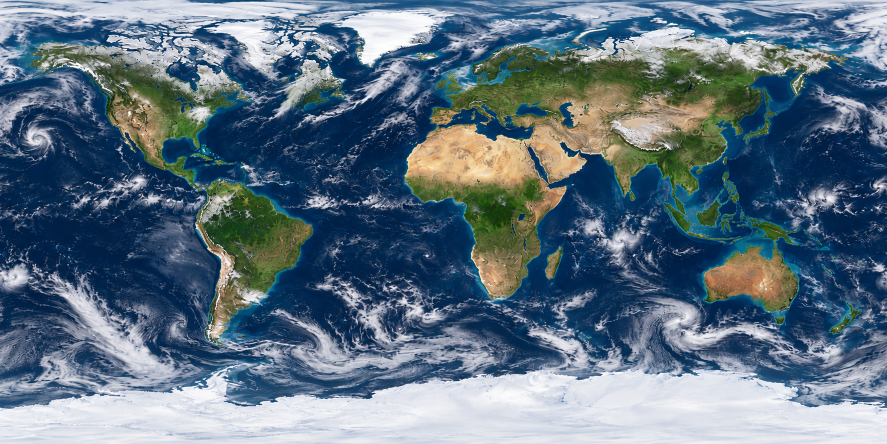
#> input picture design/world/globe-texture-realistic-seamless-source.png, 1774 x 887 px (shown at 1/2 size)
$ python prepare-globe-texture-variants.py
#> lines starting #> are read from the running program, lines starting #| are printed output that depends on the picture
### scripts/world_textures.py
# -*- coding: utf-8 -*-
"""世界贴图的共享配方。

`design/world/globe-texture-realistic-seamless-source.png` 是本项目自产的等距矩形
颜色源图，所有颜色档位与材质图都由它派生。

产物分两层：

- **runtime 层**（`miniprogram/assets/world/`，进微信代码包）
  standard 颜色贴图（2048 WebP）与设备兼容回退（1536 JPEG）。
- **design 层**（`design/world/`，不进代码包）
  high 档位（4096），PNG。Gate 2 起不再随包分发：三张图合计约 12.6 MB，占改造前
  整包的 45%，且只有开发期 query `?texture=4096` 能触发，正式运行从不加载。
  运行时经由 `miniprogram/engine/globe-texture-source.ts` 解析档位；一旦配置远端
  基址（CDN / 微信云存储），high 档位会自动改用远端地址。
"""

from __future__ import annotations

from pathlib import Path

from PIL import Image, ImageFilter

ROOT = Path(__file__).resolve().parents[1]
DESIGN_WORLD = ROOT / "design" / "world"
RUNTIME_WORLD = ROOT / "media-remote" / "world"
WORLD_UI = ROOT / "miniprogram" / "assets" / "world"
COLOR_SOURCE = DESIGN_WORLD / "globe-texture-realistic-seamless-source.png"

STANDARD_SIZE = 2048
FALLBACK_SIZE = 1536
HIGH_SIZE = 4096

# 每个档位的锐化参数（与历史产物保持一致，改动会让已发布的贴图发生变化）
SHARPEN = {FALLBACK_SIZE: (1.05, 28), STANDARD_SIZE: (1.05, 28), HIGH_SIZE: (1.45, 22)}

# 2048×1024 分辨率不变；WebP q38 将产物稳定控制在 200 KB 内。
COLOR_QUALITY = 38
MATERIAL_QUALITY = 90

OUTPUT_DIR = {FALLBACK_SIZE: WORLD_UI, STANDARD_SIZE: WORLD_UI, HIGH_SIZE: DESIGN_WORLD}


def color_raster(width: int) -> Image.Image:
    """派生指定档位的颜色贴图（Lanczos 重采样 + 轻度 unsharp）。"""
#> called with width = 1536
    if not COLOR_SOURCE.exists():
        raise SystemExit(f"missing color source: {COLOR_SOURCE}")
    source = Image.open(COLOR_SOURCE).convert("RGB")
#> source is the input picture: PIL image 1774x887 RGB; mean R, G, B 93.9, 114.2, 129.6
    radius, percent = SHARPEN[width]
    resized = source.resize((width, width // 2), Image.Resampling.LANCZOS)
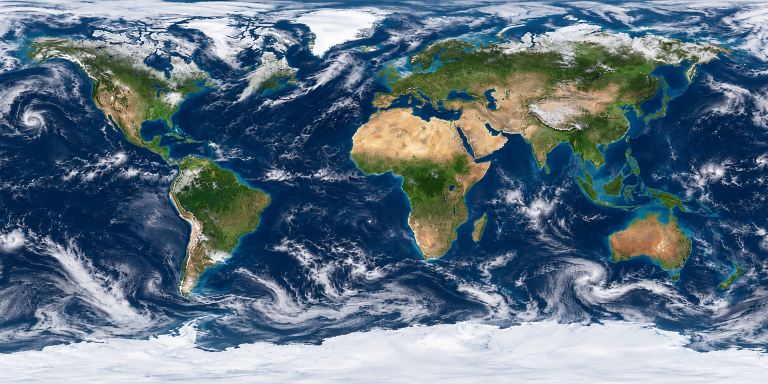
#> resized: PIL image 1536x768 RGB (shown at 1/2 size); mean R, G, B 93.9, 114.2, 129.6
    return resized.filter(
        ImageFilter.UnsharpMask(radius=radius, percent=percent, threshold=3)
    )


def save_color(image: Image.Image, width: int) -> Path:
    if width == FALLBACK_SIZE:
        path = WORLD_UI / f"globe-texture-realistic-{width}.jpg"
        image.save(path, "JPEG", quality=55, optimize=True, progressive=True)
    elif width == STANDARD_SIZE:
        path = WORLD_UI / f"globe-texture-realistic-{width}.webp"
        image.save(path, "WEBP", quality=COLOR_QUALITY, method=6)
    else:
        path = DESIGN_WORLD / f"globe-texture-realistic-{width}.png"
        image.save(path, format="PNG", optimize=True)
    return path


def save_remote_color(image: Image.Image, width: int) -> Path:
    """生成由 COS 承载的 JPEG 颜色贴图，供正式包的 WebGL/Canvas 使用。"""
    path = RUNTIME_WORLD / f"globe-texture-realistic-{width}.jpg"
    path.parent.mkdir(parents=True, exist_ok=True)
    image.save(path, "JPEG", quality=72, optimize=True, progressive=True)
    return path


# [8 lines left out: function save_material, not called in this run]

### scripts/prepare-globe-texture-variants.py
"""Create render-ready globe texture variants from the checked-in source.

standard 档位（2048 WebP）和设备兼容回退（1536 JPEG）写进 miniprogram/assets/world/；
high 档位（4096）只写到 design/world/，不进微信代码包（见 scripts/world_textures.py）。
"""

from __future__ import annotations

import sys
from pathlib import Path

sys.path.insert(0, str(Path(__file__).resolve().parents[1]))

from scripts.world_textures import (
    FALLBACK_SIZE,
    HIGH_SIZE,
    STANDARD_SIZE,
    color_raster,
    save_color,
    save_remote_color,
)


def main() -> None:
    for width in (FALLBACK_SIZE, STANDARD_SIZE, HIGH_SIZE):
        image = color_raster(width)
        out = save_color(image, width)
        print(f"wrote {out} ({width}x{width // 2})")
#| wrote miniprogram/assets/world/globe-texture-realistic-1536.jpg (1536x768)
        if width == STANDARD_SIZE:
            remote = save_remote_color(image, width)
            print(f"wrote {remote} ({width}x{width // 2})")


if __name__ == "__main__":
#> (the run stopped early here; a loop or call above may not have finished)
